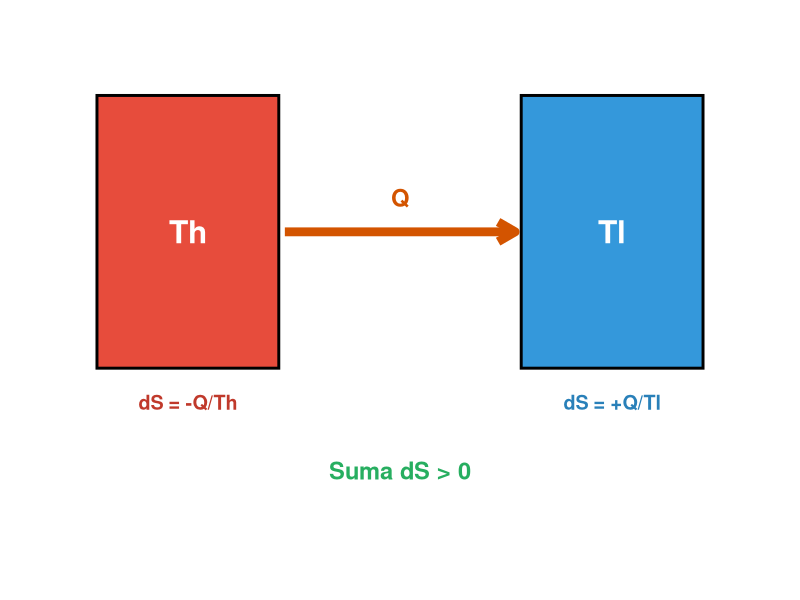
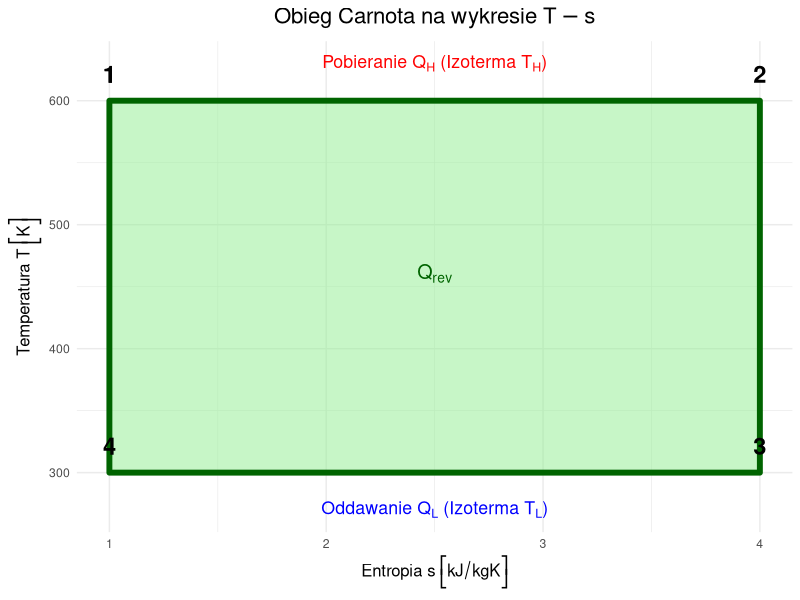

Source code (R) for these figures, in order:
## ---- chunk 1
#| echo: false
#| warning: false
#| message: false
library(ggplot2)
theme_set(theme_minimal(base_size = 18))
## ---- chunk 2
#| label: heat-entropy-flow
#| echo: false
#| fig-width: 6
#| fig-height: 4

# Dane do wykresu przypływu ciepła
flow_data <- data.frame(
  x = c(0, 5, 10),
  y = c(5, 5, 5),
  label = c("Ciało Gorące\n(Th)", "Przepływ Q", "Ciało Zimne\n(Tl)")
)

ggplot() +
  # Blok A (Gorący)
  geom_rect(aes(xmin=0, xmax=3, ymin=3, ymax=7), fill="#e74c3c", color="black", size=1) +
  annotate("text", x=1.5, y=5, label="Th", size=8, fontface="bold", color="white") +
  
  # Blok B (Zimny)
  geom_rect(aes(xmin=7, xmax=10, ymin=3, ymax=7), fill="#3498db", color="black", size=1) +
  annotate("text", x=8.5, y=5, label="Tl", size=8, fontface="bold", color="white") +
  
  # Strzałka Q
  geom_segment(aes(x=3.1, xend=6.9, y=5, yend=5), arrow=arrow(length=unit(0.5,"cm")), color="#d35400", size=3) +
  annotate("text", x=5, y=5.5, label="Q", size=6, fontface="bold", color="#d35400") +
  
  # Strzałki Entropii (Zmiany)
  # A: Spadek
  annotate("text", x=1.5, y=2.5, label="dS = -Q/Th", size=5, color="#c0392b", fontface="bold") +
  
  # B: Wzrost
  annotate("text", x=8.5, y=2.5, label="dS = +Q/Tl", size=5, color="#2980b9", fontface="bold") +
  
  # Suma
  annotate("text", x=5, y=1.5, label="Suma dS > 0", size=6, color="#27ae60", fontface="bold") +

  xlim(-1, 11) + ylim(0, 8) +
  theme_void()
## ---- chunk 3
#| label: carnot-ts
#| echo: false
#| fig-width: 6
#| fig-height: 5

library(ggplot2)

# Dane do wykresu (bez zmian)
df_carnot <- data.frame(
  s = c(1, 4, 4, 1, 1),
  T = c(600, 600, 300, 300, 600),
  Label = c("1", "2", "3", "4", "1")
)

ggplot(df_carnot, aes(x=s, y=T)) +
  # Obszar cyklu
  # Zmiana: size -> linewidth (nowy standard ggplot2)
  geom_polygon(fill="lightgreen", alpha=0.5, color="darkgreen", linewidth=2) +
  
  # Oznaczenia punktów 1-4
  geom_text(aes(label=Label), vjust=-1, size=6, fontface="bold") +
  
  # --- OPISY Z FORMATOWANIEM MATEMATYCZNYM (parse = TRUE) ---
  
  # 1. Środek (Praca = Ciepło Netto)
  # Używamy atop(), żeby zrobić dwie linijki tekstu matematycznego
  annotate("text", x=2.5, y=450, 
           label = "atop(Q[rev])", 
           fontface="bold", color="darkgreen", size=5, parse=TRUE) +
  
  # 2. Góra (Pobieranie ciepła)
  # 'Text' * Zmienna skleja napis z symbolem
  annotate("text", x=2.5, y=630, 
           label = "'Pobieranie ' * Q[H] * ' (Izoterma ' * T[H] * ')'", 
           color="red", size=4.5, parse=TRUE) +
  
  # 3. Dół (Oddawanie ciepła)
  annotate("text", x=2.5, y=270, 
           label = "'Oddawanie ' * Q[L] * ' (Izoterma ' * T[L] * ')'", 
           color="blue", size=4.5, parse=TRUE) +
  
  # --- ESTETYKA ---
  theme_minimal() +
  # Formatowanie osi z jednostkami w nawiasach
  labs(
    title = expression(paste("Obieg Carnota na wykresie ", T-s)),
    x = expression("Entropia " * s ~ bgroup("[", kJ/kgK, "]")),
    y = expression("Temperatura " * T ~ bgroup("[", K, "]"))
  ) +
  theme(
    plot.title = element_text(hjust = 0.5, face = "bold", size = 16),
    axis.title = element_text(size = 12)
  )
